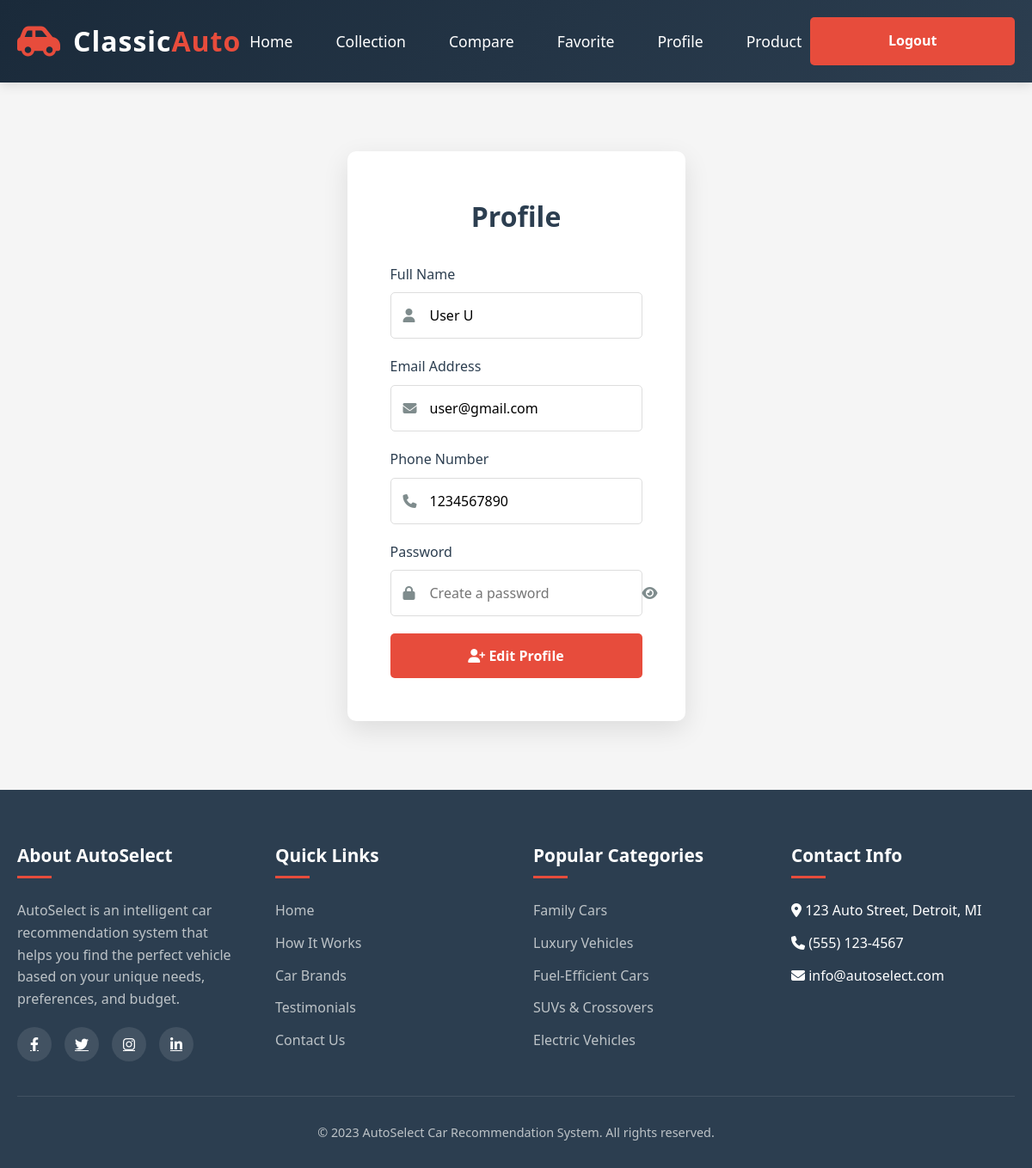
/profile/ (signed in), run on the app's committed database.
### myapp/models.py (models this page shows, shortened)
class Register(models.Model):
    name=models.CharField(max_length=100)
    email=models.EmailField()
    phone=models.IntegerField()
    password=models.CharField(max_length=100)
    rights=models.CharField(max_length=100,default='User')

### myapp/views.py (the view, shortened to what this page needs)
# urls.py: path('profile/', views.profile),
def profile(request):
    uid=request.session['uid']
    reg=Register.objects.get(id=uid)
    return render(request, "user/profile.html",{'reg':reg})

### myapp/templates/user/profile.html (shortened to what this page needs)
<!DOCTYPE html>
<html lang="en">
<head>
    <link rel="stylesheet" href="https://cdnjs.cloudflare.com/ajax/libs/font-awesome/6.4.0/css/all.min.css">
</head>
<body>
    <header>
        <div class="container">
            <div class="header-content">
                <div class="logo">
                    <i class="fas fa-car-side"></i>
                    <h1>Classic<span>Auto</span></h1>
                </div>
                <nav>
                    <ul>
                        <li><a href="/user/">Home</a></li>
                        <li><a href="/collections/">Collection</a></li>
                        <li><a href="/compare/">Compare</a></li>
                        <li><a href="/favorites/">Favorite</a></li>
                        <li><a href="/profile/">Profile</a></li>
                        <li><a href="/products/">Product</a></li>
                    </ul>
                </nav>
                <a href="/" class="btn btn-gold">Logout</a>
            </div>
        </div>
    </header>
    <section class="registration-section">
        <div class="container">
            <div class="registration-container">
                <div class="registration-form">
                    <div class="form-header">
                        <h2>Profile</h2>
                    </div>
                    <form id="registrationForm" method="post">
                        <div class="form-group">
                            <label for="fullName">Full Name</label>
                            <div class="input-with-icon">
                                <i class="fas fa-user"></i>
                                <input type="text" id="fullName" name="name" class="form-control" value="{{reg.name}}" placeholder="Enter your full name" required>
                            </div>
                        </div>
                        <div class="form-group">
                            <label for="email">Email Address</label>
                            <div class="input-with-icon">
                                <i class="fas fa-envelope"></i>
                                <input type="email" id="email" name="email" class="form-control" value="{{reg.email}}" placeholder="Enter your email" required>
                            </div>
                        </div>
                        <div class="form-group">
                            <label for="email">Phone Number</label>
                            <div class="input-with-icon">
                                <i class="fas fa-phone"></i>
                                <input type="number" id="phone" name="phone" class="form-control" value="{{reg.phone}}" placeholder="Enter your phone number" required>
                            </div>
                        </div>
                        <div class="form-group">
                            <label for="password">Password</label>
                            <div class="input-with-icon">
                                <i class="fas fa-lock"></i>
                                <input type="password" id="password" class="form-control" autocomplete="new-password" placeholder="Create a password">
                                <span class="password-toggle" id="togglePassword">
                                    <i class="fas fa-eye"></i>
                                </span>
                            </div>
                        </div>
                        <button type="submit" class="btn">
                            <i class="fas fa-user-plus"></i> Edit Profile
                        </button>
                    </form>
                </div>
            </div>
        </div>
    </section>
    <footer>
        <div class="container">
            <div class="footer-content">
                <div class="footer-column">
                    <h3>About AutoSelect</h3>
                    <p>AutoSelect is an intelligent car recommendation system that helps you find the perfect vehicle based on your unique needs, preferences, and budget.</p>
                    <div class="social-links">
                        <a href="#"><i class="fab fa-facebook-f"></i></a>
                        <a href="#"><i class="fab fa-twitter"></i></a>
                        <a href="#"><i class="fab fa-instagram"></i></a>
                        <a href="#"><i class="fab fa-linkedin-in"></i></a>
                    </div>
                </div>
                <div class="footer-column">
                    <h3>Quick Links</h3>
                    <ul class="footer-links">
                        <li><a href="index.html">Home</a></li>
                        <li><a href="#">How It Works</a></li>
                        <li><a href="#">Car Brands</a></li>
                        <li><a href="#">Testimonials</a></li>
                        <li><a href="#">Contact Us</a></li>
                    </ul>
                </div>
                <div class="footer-column">
                    <h3>Popular Categories</h3>
                    <ul class="footer-links">
                        <li><a href="#">Family Cars</a></li>
                        <li><a href="#">Luxury Vehicles</a></li>
                        <li><a href="#">Fuel-Efficient Cars</a></li>
                        <li><a href="#">SUVs & Crossovers</a></li>
                        <li><a href="#">Electric Vehicles</a></li>
                    </ul>
                </div>
                <div class="footer-column">
                    <h3>Contact Info</h3>
                    <ul class="footer-links">
                        <li><i class="fas fa-map-marker-alt"></i> 123 Auto Street, Detroit, MI</li>
                        <li><i class="fas fa-phone"></i> (555) 123-4567</li>
                        <li><i class="fas fa-envelope"></i> info@autoselect.com</li>
                    </ul>
                </div>
            </div>
            <div class="copyright">
                <p>&copy; 2023 AutoSelect Car Recommendation System. All rights reserved.</p>
            </div>
        </div>
    </footer>
</body>
</html>

### myapp/templates/user/profile.html (style rules this page uses)
* { margin: 0; padding: 0; box-sizing: border-box; font-family: 'Segoe UI', Tahoma, Geneva, Verdana, sans-serif; }
body { background-color: #f5f5f5; color: #333; line-height: 1.6; }
.container { max-width: 1200px; margin: 0 auto; padding: 0 20px; }
header { background: linear-gradient(135deg, #1a2a3a, #2c3e50); color: white; padding: 20px 0; box-shadow: 0 4px 12px rgba(0, 0, 0, 0.1); }
.header-content { display: flex; justify-content: space-between; align-items: center; }
.logo { display: flex; align-items: center; gap: 15px; }
.logo i { font-size: 2.5rem; color: #e74c3c; }
.logo h1 { font-size: 2rem; font-weight: 600; letter-spacing: 1px; }
.logo span { color: #e74c3c; }
nav ul { display: flex; list-style: none; gap: 30px; }
nav a { color: white; text-decoration: none; font-weight: 500; font-size: 1.1rem; transition: color 0.3s; padding: 5px 10px; border-radius: 4px; }
.registration-section { padding: 80px 0; display: flex; justify-content: center; align-items: center; min-height: calc(100vh - 200px); }
.registration-container { display: flex; max-width: 1000px; width: 100%; background: white; border-radius: 10px; overflow: hidden; box-shadow: 0 10px 30px rgba(0, 0, 0, 0.1); }
.registration-form { flex: 1.2; padding: 50px; }
.form-header { text-align: center; margin-bottom: 30px; }
.form-header h2 { font-size: 2rem; color: #2c3e50; margin-bottom: 10px; }
.form-group { margin-bottom: 20px; }
.form-group label { display: block; margin-bottom: 8px; font-weight: 500; color: #2c3e50; }
.input-with-icon { position: relative; }
.input-with-icon i { position: absolute; left: 15px; top: 50%; transform: translateY(-50%); color: #7f8c8d; }
.form-control { width: 100%; padding: 15px 15px 15px 45px; border: 1px solid #ddd; border-radius: 5px; font-size: 1rem; transition: all 0.3s; }
.password-toggle { position: absolute; right: 15px; top: 50%; transform: translateY(-50%); color: #7f8c8d; cursor: pointer; }
.btn { display: inline-block; width: 100%; padding: 15px; background: #e74c3c; color: white; border: none; border-radius: 5px; font-size: 1rem; font-weight: 600; cursor: pointer; transition: all 0.3s; text-align: center; text-decoration: none; }
footer { background: #2c3e50; color: white; padding: 60px 0 30px; }
.footer-content { display: grid; grid-template-columns: repeat(auto-fit, minmax(250px, 1fr)); gap: 40px; margin-bottom: 40px; }
.footer-column h3 { font-size: 1.3rem; margin-bottom: 25px; position: relative; padding-bottom: 10px; }
.footer-column h3:after { content: ''; position: absolute; width: 40px; height: 3px; background: #e74c3c; bottom: 0; left: 0; }
.footer-column p { color: #bdc3c7; margin-bottom: 20px; }
.footer-links { list-style: none; }
.footer-links li { margin-bottom: 12px; }
.footer-links a { color: #bdc3c7; text-decoration: none; transition: color 0.3s; }
.social-links { display: flex; gap: 15px; margin-top: 20px; }
.social-links a { display: inline-flex; align-items: center; justify-content: center; width: 40px; height: 40px; background: rgba(255, 255, 255, 0.1); border-radius: 50%; color: white; transition: all 0.3s; }
.copyright { text-align: center; padding-top: 30px; border-top: 1px solid rgba(255, 255, 255, 0.1); color: #bdc3c7; font-size: 0.9rem; }

### data on the page
Register: name "User U", email "user@gmail.com", phone "1234567890"
